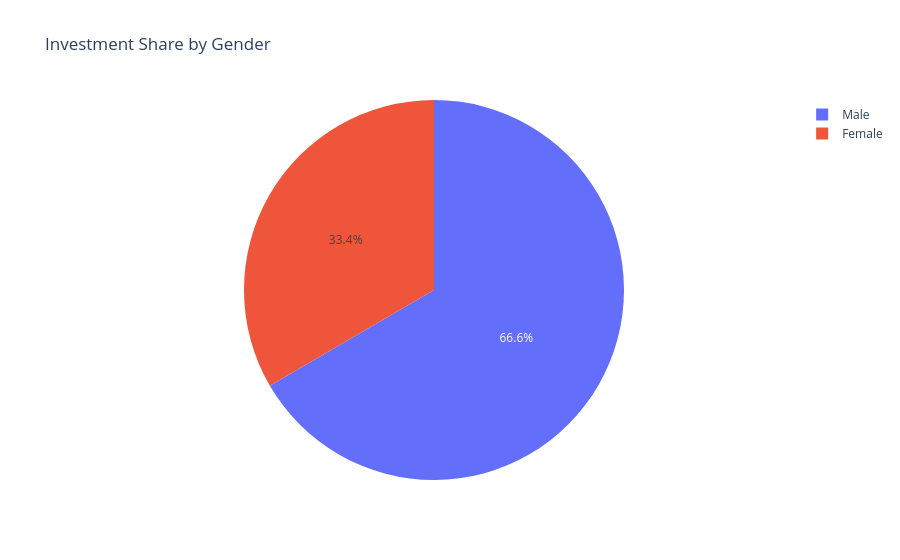

This figure's notebook cell:
### Code cell
gender_amt = (
    transactions.groupby("gender")["amount_inr"]
    .sum()
    .reset_index()
)

fig = px.pie(
    gender_amt,
    names="gender",
    values="amount_inr",
    title="Investment Share by Gender"
)

fig.show()

### Figure 1 — Plotly figure (JSON) as saved in the notebook; plotly's stock layout.template omitted (floating-point values rounded to 4 significant figures)
{"data": [{"domain": {"x": [0, 1], "y": [0, 1]}, "hovertemplate": "gender=%{label}<br>amount_inr=%{value}<extra></extra>", "labels": ["Female", "Male"], "legendgroup": "", "name": "", "showlegend": true, "type": "pie", "values": [1176346701, 2345233729]}], "layout": {"legend": {"tracegroupgap": 0}, "title": {"text": "Investment Share by Gender"}}}
